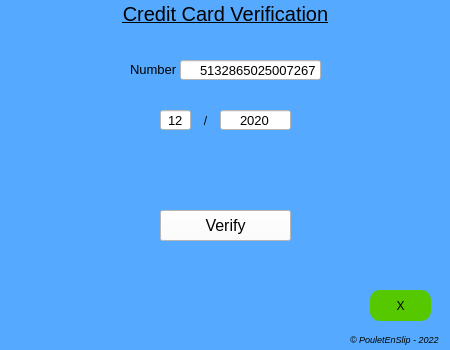
<?xml version="1.0" encoding="UTF-8"?>
<ui version="4.0">
 <class>MainWindow</class>
 <widget class="QMainWindow" name="MainWindow">
  <property name="geometry">
   <rect>
    <x>0</x>
    <y>0</y>
    <width>450</width>
    <height>350</height>
   </rect>
  </property>
  <property name="minimumSize">
   <size>
    <width>450</width>
    <height>350</height>
   </size>
  </property>
  <property name="maximumSize">
   <size>
    <width>450</width>
    <height>350</height>
   </size>
  </property>
  <property name="palette">
   <palette>
    <active>
     <colorrole role="Button">
      <brush brushstyle="SolidPattern">
       <color alpha="255">
        <red>85</red>
        <green>170</green>
        <blue>255</blue>
       </color>
      </brush>
     </colorrole>
     <colorrole role="Base">
      <brush brushstyle="SolidPattern">
       <color alpha="255">
        <red>85</red>
        <green>170</green>
        <blue>255</blue>
       </color>
      </brush>
     </colorrole>
     <colorrole role="Window">
      <brush brushstyle="SolidPattern">
       <color alpha="255">
        <red>85</red>
        <green>170</green>
        <blue>255</blue>
       </color>
      </brush>
     </colorrole>
    </active>
    <inactive>
     <colorrole role="Button">
      <brush brushstyle="SolidPattern">
       <color alpha="255">
        <red>85</red>
        <green>170</green>
        <blue>255</blue>
       </color>
      </brush>
     </colorrole>
     <colorrole role="Base">
      <brush brushstyle="SolidPattern">
       <color alpha="255">
        <red>85</red>
        <green>170</green>
        <blue>255</blue>
       </color>
      </brush>
     </colorrole>
     <colorrole role="Window">
      <brush brushstyle="SolidPattern">
       <color alpha="255">
        <red>85</red>
        <green>170</green>
        <blue>255</blue>
       </color>
      </brush>
     </colorrole>
    </inactive>
    <disabled>
     <colorrole role="Button">
      <brush brushstyle="SolidPattern">
       <color alpha="255">
        <red>85</red>
        <green>170</green>
        <blue>255</blue>
       </color>
      </brush>
     </colorrole>
     <colorrole role="Base">
      <brush brushstyle="SolidPattern">
       <color alpha="255">
        <red>85</red>
        <green>170</green>
        <blue>255</blue>
       </color>
      </brush>
     </colorrole>
     <colorrole role="Window">
      <brush brushstyle="SolidPattern">
       <color alpha="255">
        <red>85</red>
        <green>170</green>
        <blue>255</blue>
       </color>
      </brush>
     </colorrole>
    </disabled>
   </palette>
  </property>
  <property name="windowTitle">
   <string>Credit Card Verification</string>
  </property>
  <property name="windowIcon">
   <iconset resource="image.qrc">
    <normaloff>:/logo-cb.jpg</normaloff>:/logo-cb.jpg</iconset>
  </property>
  <property name="styleSheet">
   <string notr="true">background-color: rgb(85, 170, 255);</string>
  </property>
  <widget class="QWidget" name="centralWidget">
   <widget class="QPushButton" name="PB_Verifier">
    <property name="geometry">
     <rect>
      <x>160</x>
      <y>210</y>
      <width>131</width>
      <height>31</height>
     </rect>
    </property>
    <property name="palette">
     <palette>
      <active>
       <colorrole role="Button">
        <brush brushstyle="SolidPattern">
         <color alpha="255">
          <red>255</red>
          <green>255</green>
          <blue>255</blue>
         </color>
        </brush>
       </colorrole>
       <colorrole role="Base">
        <brush brushstyle="SolidPattern">
         <color alpha="255">
          <red>255</red>
          <green>255</green>
          <blue>255</blue>
         </color>
        </brush>
       </colorrole>
       <colorrole role="Window">
        <brush brushstyle="SolidPattern">
         <color alpha="255">
          <red>255</red>
          <green>255</green>
          <blue>255</blue>
         </color>
        </brush>
       </colorrole>
      </active>
      <inactive>
       <colorrole role="Button">
        <brush brushstyle="SolidPattern">
         <color alpha="255">
          <red>255</red>
          <green>255</green>
          <blue>255</blue>
         </color>
        </brush>
       </colorrole>
       <colorrole role="Base">
        <brush brushstyle="SolidPattern">
         <color alpha="255">
          <red>255</red>
          <green>255</green>
          <blue>255</blue>
         </color>
        </brush>
       </colorrole>
       <colorrole role="Window">
        <brush brushstyle="SolidPattern">
         <color alpha="255">
          <red>255</red>
          <green>255</green>
          <blue>255</blue>
         </color>
        </brush>
       </colorrole>
      </inactive>
      <disabled>
       <colorrole role="Button">
        <brush brushstyle="SolidPattern">
         <color alpha="255">
          <red>255</red>
          <green>255</green>
          <blue>255</blue>
         </color>
        </brush>
       </colorrole>
       <colorrole role="Base">
        <brush brushstyle="SolidPattern">
         <color alpha="255">
          <red>255</red>
          <green>255</green>
          <blue>255</blue>
         </color>
        </brush>
       </colorrole>
       <colorrole role="Window">
        <brush brushstyle="SolidPattern">
         <color alpha="255">
          <red>255</red>
          <green>255</green>
          <blue>255</blue>
         </color>
        </brush>
       </colorrole>
      </disabled>
     </palette>
    </property>
    <property name="font">
     <font>
      <pointsize>12</pointsize>
     </font>
    </property>
    <property name="styleSheet">
     <string notr="true">background-color: rgb(255, 255, 255);</string>
    </property>
    <property name="text">
     <string>Verify</string>
    </property>
   </widget>
   <widget class="QLabel" name="label">
    <property name="geometry">
     <rect>
      <x>130</x>
      <y>60</y>
      <width>51</width>
      <height>20</height>
     </rect>
    </property>
    <property name="font">
     <font>
      <pointsize>14</pointsize>
     </font>
    </property>
    <property name="text">
     <string>&lt;!DOCTYPE HTML PUBLIC &quot;-//W3C//DTD HTML 4.0//EN&quot; &quot;http://www.w3.org/TR/REC-html40/strict.dtd&quot;&gt;
&lt;html&gt;&lt;head&gt;&lt;meta name=&quot;qrichtext&quot; content=&quot;1&quot; /&gt;&lt;style type=&quot;text/css&quot;&gt;
p, li { white-space: pre-wrap; }
&lt;/style&gt;&lt;/head&gt;&lt;body style=&quot; font-family:'MS Shell Dlg 2'; font-size:14pt; font-weight:400; font-style:normal;&quot;&gt;
&lt;p style=&quot; margin-top:0px; margin-bottom:0px; margin-left:0px; margin-right:0px; -qt-block-indent:0; text-indent:0px;&quot;&gt;&lt;span style=&quot; font-size:10pt;&quot;&gt;Number&lt;/span&gt;&lt;/p&gt;&lt;/body&gt;&lt;/html&gt;</string>
    </property>
   </widget>
   <widget class="QLabel" name="label_3">
    <property name="geometry">
     <rect>
      <x>190</x>
      <y>110</y>
      <width>31</width>
      <height>21</height>
     </rect>
    </property>
    <property name="text">
     <string>/</string>
    </property>
    <property name="alignment">
     <set>Qt::AlignCenter</set>
    </property>
   </widget>
   <widget class="QLineEdit" name="LE_Numero">
    <property name="geometry">
     <rect>
      <x>180</x>
      <y>60</y>
      <width>141</width>
      <height>20</height>
     </rect>
    </property>
    <property name="font">
     <font>
      <family>MS Shell Dlg 2</family>
      <pointsize>10</pointsize>
      <italic>false</italic>
      <bold>false</bold>
     </font>
    </property>
    <property name="styleSheet">
     <string notr="true">font: 10pt &quot;MS Shell Dlg 2&quot;;
background-color: rgb(255, 255, 255);</string>
    </property>
    <property name="text">
     <string>5132865025007267</string>
    </property>
    <property name="alignment">
     <set>Qt::AlignRight|Qt::AlignTrailing|Qt::AlignVCenter</set>
    </property>
   </widget>
   <widget class="QLineEdit" name="LE_Mois">
    <property name="geometry">
     <rect>
      <x>160</x>
      <y>110</y>
      <width>31</width>
      <height>20</height>
     </rect>
    </property>
    <property name="font">
     <font>
      <family>MS Shell Dlg 2</family>
      <pointsize>10</pointsize>
      <italic>false</italic>
      <bold>false</bold>
     </font>
    </property>
    <property name="styleSheet">
     <string notr="true">font: 10pt &quot;MS Shell Dlg 2&quot;;
background-color: rgb(255, 255, 255);</string>
    </property>
    <property name="text">
     <string>12</string>
    </property>
    <property name="alignment">
     <set>Qt::AlignCenter</set>
    </property>
   </widget>
   <widget class="QLineEdit" name="LE_Annee">
    <property name="geometry">
     <rect>
      <x>220</x>
      <y>110</y>
      <width>71</width>
      <height>20</height>
     </rect>
    </property>
    <property name="font">
     <font>
      <family>MS Shell Dlg 2</family>
      <pointsize>10</pointsize>
      <italic>false</italic>
      <bold>false</bold>
     </font>
    </property>
    <property name="styleSheet">
     <string notr="true">font: 10pt &quot;MS Shell Dlg 2&quot;;
background-color: rgb(255, 255, 255);</string>
    </property>
    <property name="text">
     <string>2020</string>
    </property>
    <property name="alignment">
     <set>Qt::AlignCenter</set>
    </property>
   </widget>
   <widget class="QLabel" name="label_4">
    <property name="geometry">
     <rect>
      <x>10</x>
      <y>-1</y>
      <width>431</width>
      <height>31</height>
     </rect>
    </property>
    <property name="font">
     <font>
      <pointsize>15</pointsize>
     </font>
    </property>
    <property name="text">
     <string>&lt;!DOCTYPE HTML PUBLIC &quot;-//W3C//DTD HTML 4.0//EN&quot; &quot;http://www.w3.org/TR/REC-html40/strict.dtd&quot;&gt;
&lt;html&gt;&lt;head&gt;&lt;meta name=&quot;qrichtext&quot; content=&quot;1&quot; /&gt;&lt;style type=&quot;text/css&quot;&gt;
p, li { white-space: pre-wrap; }
&lt;/style&gt;&lt;/head&gt;&lt;body style=&quot; font-family:'MS Shell Dlg 2'; font-size:15pt; font-weight:400; font-style:normal;&quot;&gt;
&lt;p style=&quot; margin-top:0px; margin-bottom:0px; margin-left:0px; margin-right:0px; -qt-block-indent:0; text-indent:0px;&quot;&gt;&lt;span style=&quot; text-decoration: underline;&quot;&gt;Credit Card Verification&lt;/span&gt;&lt;/p&gt;&lt;/body&gt;&lt;/html&gt;</string>
    </property>
    <property name="alignment">
     <set>Qt::AlignCenter</set>
    </property>
   </widget>
   <widget class="QLabel" name="label_6">
    <property name="geometry">
     <rect>
      <x>350</x>
      <y>330</y>
      <width>101</width>
      <height>20</height>
     </rect>
    </property>
    <property name="text">
     <string>&lt;!DOCTYPE HTML PUBLIC &quot;-//W3C//DTD HTML 4.0//EN&quot; &quot;http://www.w3.org/TR/REC-html40/strict.dtd&quot;&gt;
&lt;html&gt;&lt;head&gt;&lt;meta name=&quot;qrichtext&quot; content=&quot;1&quot; /&gt;&lt;style type=&quot;text/css&quot;&gt;
p, li { white-space: pre-wrap; }
&lt;/style&gt;&lt;/head&gt;&lt;body style=&quot; font-family:'MS Shell Dlg 2'; font-size:8pt; font-weight:400; font-style:normal;&quot;&gt;
&lt;p style=&quot; margin-top:0px; margin-bottom:0px; margin-left:0px; margin-right:0px; -qt-block-indent:0; text-indent:0px;&quot;&gt;&lt;span style=&quot; font-size:7pt; font-style:italic;&quot;&gt;© PouletEnSlip - 2022&lt;/span&gt;&lt;/p&gt;&lt;/body&gt;&lt;/html&gt;</string>
    </property>
   </widget>
   <widget class="QPushButton" name="PB_Quitter">
    <property name="geometry">
     <rect>
      <x>370</x>
      <y>290</y>
      <width>61</width>
      <height>31</height>
     </rect>
    </property>
    <property name="styleSheet">
     <string notr="true">QPushButton {
font: 12pt &quot;Comic Sans MS&quot;;
background-color: rgb(85, 200, 0);
border-radius: 10px;
}

QPushButton::hover {
background-color: rgb(255, 220, 80);
border-style: inset;
}

QPushButton::pressed {
background-color: rgb(255, 185, 50);
border-style: inset;
}</string>
    </property>
    <property name="text">
     <string>X</string>
    </property>
   </widget>
   <widget class="QLabel" name="label_Verification">
    <property name="geometry">
     <rect>
      <x>300</x>
      <y>210</y>
      <width>111</width>
      <height>31</height>
     </rect>
    </property>
    <property name="styleSheet">
     <string notr="true">font: 75 10pt &quot;Comic Sans MS&quot;;</string>
    </property>
    <property name="text">
     <string/>
    </property>
   </widget>
   <widget class="QLabel" name="lImage">
    <property name="geometry">
     <rect>
      <x>10</x>
      <y>280</y>
      <width>180</width>
      <height>60</height>
     </rect>
    </property>
    <property name="maximumSize">
     <size>
      <width>1000</width>
      <height>1000</height>
     </size>
    </property>
    <property name="text">
     <string/>
    </property>
    <property name="pixmap">
     <pixmap resource="image.qrc">:/cb.png</pixmap>
    </property>
    <property name="alignment">
     <set>Qt::AlignLeading|Qt::AlignLeft|Qt::AlignTop</set>
    </property>
   </widget>
  </widget>
 </widget>
 <layoutdefault spacing="6" margin="11"/>
 <resources>
  <include location="image.qrc"/>
 </resources>
 <connections/>
</ui>
